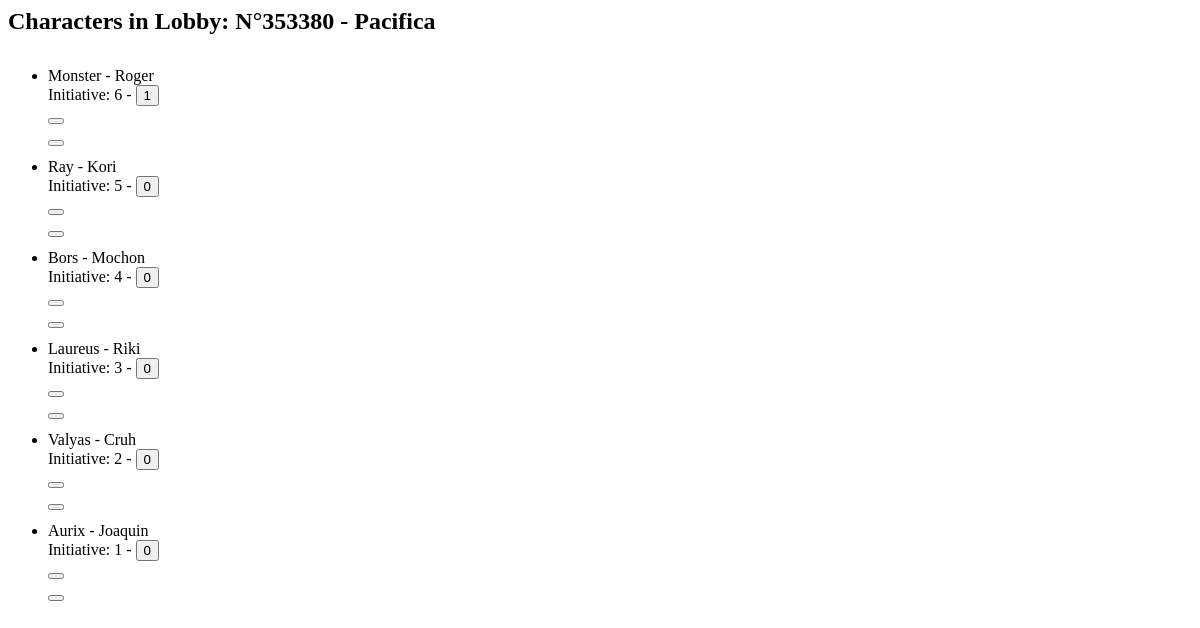
Screenshot of /lobby/1/characters/ with the database file from the repository.
### players/models.py (models this page shows, shortened)
class PlayerInLobby(models.Model):
    ROLE_CHOICES = (
        ('DM', 'Dungeon Master'),
        ('P', 'Player'),
        ('PA', 'Player Admin'),
    )
    role = models.CharField(max_length=2, choices=ROLE_CHOICES)
    player = models.ForeignKey(
        Player, on_delete=models.CASCADE, related_name='player')
    lobby = models.ForeignKey(
        Lobby, on_delete=models.CASCADE, related_name='lobby')

class Lobby(models.Model):
    code = models.CharField(max_length=6, unique=True)
    notes = models.TextField(null=True, blank=True)
    created_at = models.DateTimeField(auto_now_add=True)
    name = models.CharField(max_length=100, blank=True, null=True)
    def __str__(self):
        if self.name is not None and len(self.name) > 0:
            return "N°"+self.code + " - "+self.name
        return "N°"+self.code

class Character(models.Model):
    TEMPLATE_CHOICES = (
        ('weak', 'Weak'),
        ('normal', 'Normal'),
        ('elite', 'Elite'),
    )
    player = models.ForeignKey(PlayerInLobby, on_delete=models.CASCADE)
    name = models.CharField(max_length=100)
    initiative = models.IntegerField()
    order = models.PositiveIntegerField(default=0)
    debuff = models.CharField(max_length=100, null= True, blank=False)
    reminder = models.CharField(max_length=100, default=None, null= True, blank=True)
    invisible = models.BooleanField(default=False)
    current_turn = models.BooleanField(default=False)
    stat_block = models.CharField(max_length=100, null= True, blank=True, default= None)
    template = models.CharField(max_length=6, choices=TEMPLATE_CHOICES, default='normal')
    max_reactions = models.IntegerField(default=1)
    current_reactions = models.IntegerField(default=1)
    def __str__(self):
        return self.name + " - " + str(self.player.player)
    def next_turn(self):
        characters = Character.objects.filter(player__lobby=self.player.lobby).order_by("-order")
        current_char = characters.get(current_turn=True)
        next_chars = characters.filter(order__lt=current_char.order)
        if next_chars.exists():
            return next_chars.first()
        else:
            return characters.first()
    class Meta:
        ordering = ['-order']

class Player(models.Model):
    name = models.CharField(max_length=100)
    def __str__(self):
        return self.name

### players/views.py (the view, shortened to what this page needs)
# urls.py: path('lobby/<str:player_lobby_id>/characters/', views.CharacterView.as_view(), name='character_list_partial'),
class CharacterView(TemplateView):
    def get(self, request, player_lobby_id):
        player = PlayerInLobby.objects.get(id=player_lobby_id)
        characters = Character.objects.filter(player__lobby=player.lobby)
        character_id =  request.GET.get("character_id", None)
        if character_id:
            character = Character.objects.get(id=character_id)
            character.current_reactions -= 1
            character.save()
        return render(request, "players/partials/character_list.html", {'player': player, 'characters': characters})

### players/templates/players/partials/character_list.html (shortened to what this page needs)
{% load static %}
<div class="mb-3 gap-3"
     id="lobby-container"
     data-player-id="{{ player.id }}"
     data-character-list-url="{% url 'character_list_partial' player.id %}"
     data-move-character-url="{% url 'move_character' %}"
     data-csrf-token="{{ csrf_token }}">
  <h2>Characters in Lobby: {{ player.lobby }}</h2>
</div>
<ul id="characters" class="list-group">
  {% for character in characters %}
    <li class="list-group-item character-row {% if character.invisible and player.role != "DM" %} d-none {% else %} d-flex {% endif %} justify-content-center align-items-center gap-3 w-100 {% if character.current_turn == True %}current_turn{% endif %} {% if character.next_turn.id == character.id %}next_turn{% endif %}  {% if character.invisible %}is-invisible{% endif %}"
        data-id="{{ character.id }}">
      <div class="drag-handle d-flex align-items-center justify-content-center col-7">
        <span style="pointer-events: auto;">
          <div class="d-flex align-items-center justify-content-center gap-1">{{ character }}</div>
          <div class="d-flex align-items-center justify-content-center gap-1">
            <span>
              Initiative: {{ character.initiative }}
            </span>
            -
            <button {% if player.role == "DM" or player.role == "PA" or player.id == character.player.id %} onclick="changeReactions({{ character.current_reactions }},{{ character.id }}, '{{ player.role }}')"{% else %} style="pointer-events:none"{% endif %}
                    class="btn btn-sm longpress-handle icon-with-number reactions-{% if character.current_reactions == character.max_reactions %}max {% elif character.current_reactions == 0 %}empty {% else %}used{% endif %}">
              <span class="number">{{ character.current_reactions }}</span>
            </button>
          </div>
        </span>
      </div>
      <div id="buttons"
           class="col-5 d-flex align-items-center justify-content-center gap-5">
        <form class="debuff-character open-modal"
              data-modal-id="debuffCharacterModal"
              hx-get="{% url 'load_debuff_modal' player.id character.id %}"
              hx-target="#char-modal-container"
              hx-swap="innerHTML">
          {% if character.debuff %}
            <button type="submit" class="btn danger">
              <i class="bi bi-droplet"></i>
            </button>
          {% else %}
            <button type="submit" class="btn btn-success">
            </button>
          {% endif %}
        </form>
        {% if player.role == "DM" or player.role == "PA" or player.id == character.player.id %}
          <button class="btn btn-sm btn-info edit-character  open-modal"
                  data-modal-id="editCharacterModal"
                  hx-get="{% url 'load_char_edit_modal' player.id character.id %}"
                  hx-target="#char-modal-container"
                  hx-swap="innerHTML">
          </button>
        {% endif %}
      </div>
    </li>
  {% endfor %}
</ul>
{% if player.role == "DM" or player.role == "PA" %}
  <link rel="stylesheet" href="{% static 'css/draggable.css' %}">
{% endif %}

### static/css/draggable.css (style rules this page uses)
.drag-handle { cursor: move; -webkit-tap-highlight-color: transparent; padding: 12px 0; flex-grow: 1; }
.list-group-item { user-select: none; -webkit-user-select: none; }

### rows the page displays
PlayerInLobby: lobby "N°353380 - Pacifica"
Character: name+player "Monster - Roger", initiative "6", current_reactions "1"
Character: name+player "Ray - Kori", initiative "5", current_reactions "0"
Character: name+player "Bors - Mochon", initiative "4", current_reactions "0"
Character: name+player "Laureus - Riki", initiative "3", current_reactions "0"
Character: name+player "Valyas - Cruh", initiative "2", current_reactions "0"
Character: name+player "Aurix - Joaquin", initiative "1", current_reactions "0"
